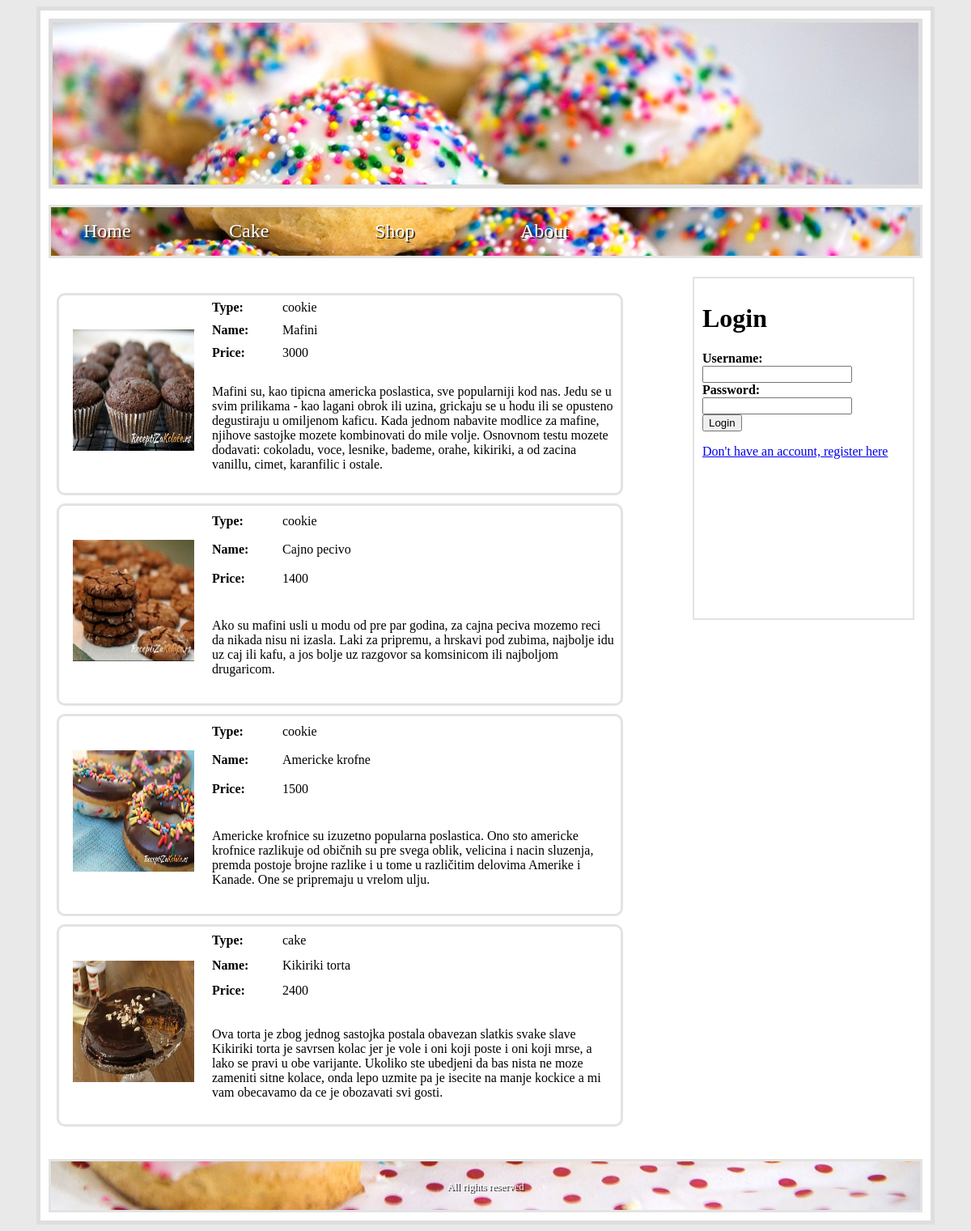
The page / on the database its author committed.
### tables this page shows
CREATE TABLE IF NOT EXISTS `kolaci` (
  `id` int(11) NOT NULL AUTO_INCREMENT,
  `type` varchar(255) NOT NULL,
  `name` varchar(45) DEFAULT NULL,
  `price` int(11) DEFAULT NULL,
  `text` text,
  `img` varchar(255) DEFAULT NULL,
  PRIMARY KEY (`id`)
);

### index.php (called while the page is built, shortened)
<?php
$cakeControler = new CakeControler();
$content = $cakeTables = $cakeControler->CreateCakeTables('%');;
include "template.php";

### classes/CakeModel.class.php (called while the page is built, shortened)
<?php
class CakeModel {
	function GetCakeByType($type){
		$conn = Connect::getInstance();
		$query = "SELECT * FROM kolaci WHERE type LIKE '$type'";
		$result = $conn->query($query);
		$cakeArray = array();
		while($row = $result->fetch(PDO::FETCH_NUM)){
			$id = $row[0];
			$type = $row[1];
			$name = $row[2];
			$price = $row[3];
			$text = $row[4];
			$img = $row[5];
			$cake = new CakeEntity($id, $type, $name, $price, $text, $img);
			array_push($cakeArray, $cake);
		}
		return $cakeArray;
	}
}

### classes/CakeEntity.class.php (called while the page is built, shortened)
<?php
class CakeEntity{
	function __construct($id, $type, $name, $price, $text, $img){
		$this->type = $type;
		$this->name = $name;
		$this->price = $price;
		$this->text = $text;
		$this->img = $img;
	}
}

### classes/CakeControler.class.php (the view, shortened to what this page needs)
<?php
include "CakeModel.class.php";
class CakeControler {
	function CreateCakeTables($types){
		$cakeModel = new CakeModel();
		$cakeArray = $cakeModel->GetCakeByType($types);
		$result = "";
		foreach($cakeArray as $key => $cake){
			$result = $result .
					"<table class='cake_table' >
						<tr>
							<th rowspan='6' width = '150px' ><img src='images/$cake->img' /></th>
							<th width = '75px'>Type: </th>
							<td>$cake->type</td>
						</tr>
						<tr>
							<th>Name: </th>
							<td>$cake->name</td>
						</tr>
						<tr>
							<th>Price: </th>
							<td>$cake->price</td>
						</tr>
						<tr>
							<td colspan='2'>$cake->text</td>
						</tr>
					</table>";
		}
		return $result;
	}
}

### template.php (shortened to what this page needs)
<!DOCTYPE html>
<html>
	<head>
		<link rel="stylesheet" type="text/css" href="styles/stylesheet.css" />
	</head>
	<body>
		<div id="wrapper">
			<div id="banner">
			</div>
			<nav id="navigation">
				<ul id="nav">
					<li><a href="index.php">Home</a></li>
					<li><a href="cake.php">Cake</a></li>
					<li><a href="#">Shop</a></li>
					<li><a href="#">About</a></li>
				</ul>
			</nav>
			<div id="content_area">
				<?php echo $content; ?>
			</div>
			<div id="sidebar">
				<?php
					if(isset($_SESSION['w'])){
						include_once    "{$_SESSION['w']}.php";
					}else{
						include_once "loginW.php";
					}
				?>
			</div>
			<footer>
				<p>All rights reserved</p>
			</footer>
		</div>
	</body>
</html>

### loginW.php (shortened to what this page needs)
<h1>Login</h1>
				<div class='loginForm'>
					<form action='login.php' method='POST'>
						<label for='username'>Username:</label><br/>
						<input type='text' name='username'/><br/>
						<label for='password'>Password:</label><br/>
						<input type='password' name='password'/><br/>
						<input type='submit' value='Login' />
					</form>
					<a href="register.php">Don't have an account, register here</a>
				</div>

### styles/stylesheet.css (style rules this page uses)
body { background-color: #E9E9E9; }
body p { font-size: 0.8em; line-height: 1.28; }
#wrapper { width: 1080px; background-color: white; margin: 0 auto; padding: 10px; border: 5px solid #DEDEDE; }
#banner { background-image: url(../images/banner.jpg); background-repeat: no-repeat; background-size: cover; background-position: top; border: 5px solid #DEDEDE; height: 200px; }
#content_area { float: left; width: 750px; margin: 20px 0 20px 0; padding: 10px; }
#sidebar { float: right; width: 250px; height: 400px; margin: 20px 10px; padding: 10px; border: 2px solid #E3E3E3; }
footer { clear: both; width: auto; height: 40px; padding: 10px; border: 3px solid #E3E3E3; text-align: center; color: #fff; text-shadow: 0.1em 0.1em #333; background-image: url(../images/banner.jpg); background-position: bottom; background-repeat: no-repeat; background-size: cover; }
#navigation { background-image: url(../images/banner.jpg); background-position: center; background-repeat: no-repeat; background-size: cover; height: 60px; border: 3px solid #E3E3E3; margin-top: 20px; text-shadow: 0.1em 0.1em #333; }
#nav { list-style: none; }
#nav li { font-size: 24px; float: left; position: relative; width: 180px; height: 50px; }
#nav a:link, nav a:active, nav a:visited { display: block; color: #fff; text-decoration: none; }
.cake_table { width: 700px; height: 250px; margin: 10px 10px 10px 0; border: 3px solid #E3E3E3; border-radius: 10px; }
.cake_table tr th, .cake_table tr td { text-align: left; padding: 0px 5px 0px 5px; }
.cake_table img { padding: 0px 10px 10px 10px; height: 150px; width: 150px; }
label { float: left; width: 100px; font-weight: bold; }

### rows shown on the page
kolaci: img (picture), type "cookie", name "Mafini", price "3000", text "Mafini su, kao tipicna americka poslastica, sve popularniji kod nas. Jedu se u svim prilikama - kao lagani obrok ili uzina, grickaju se u hodu ili se opusteno degustiraju u omiljenom kaficu. Kada jednom nabavite modlice za mafine, njihove sastojke mozete kombinovati do mile volje. Osnovnom testu mozete dodavati: cokoladu, voce, lesnike, bademe, orahe, kikiriki, a od zacina vanillu, cimet, karanfilic i ostale."
kolaci: img (picture), type "cookie", name "Cajno pecivo", price "1400", text "Ako su mafini usli u modu od pre par godina, za cajna peciva mozemo reci da nikada nisu ni izasla. Laki za pripremu, a hrskavi pod zubima, najbolje idu uz caj ili kafu, a jos bolje uz razgovor sa komsinicom ili najboljom drugaricom."
kolaci: img (picture), type "cookie", name "Americke krofne", price "1500", text "Americke krofnice su izuzetno popularna poslastica. Ono sto americke krofnice razlikuje od običnih su pre svega oblik, velicina i nacin sluzenja, premda postoje brojne razlike i u tome u različitim delovima Amerike i Kanade. One se pripremaju u vrelom ulju."
kolaci: img (picture), type "cake", name "Kikiriki torta", price "2400", text "Ova torta je zbog jednog sastojka postala obavezan slatkis svake slave Kikiriki torta je savrsen kolac jer je vole i oni koji poste i oni koji mrse, a lako se pravi u obe varijante. Ukoliko ste ubedjeni da bas nista ne moze zameniti sitne kolace, onda lepo uzmite pa je isecite na manje kockice a mi vam obecavamo da ce je obozavati svi gosti."
